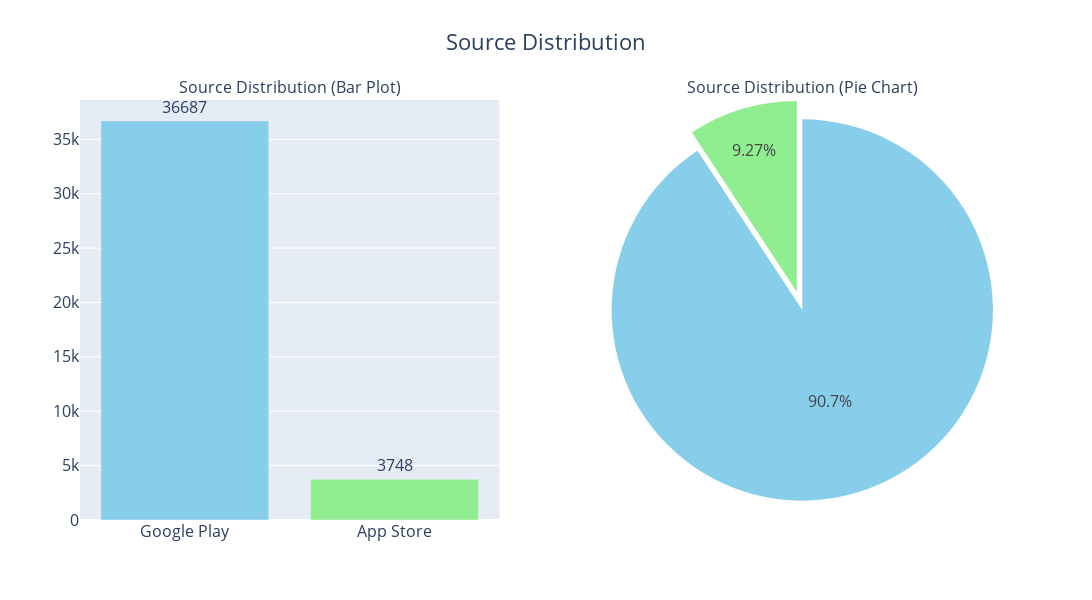

The code cell stored with this chart in its notebook:
### Code cell
#Let's check for source distribution between Google Play and App Store in the dataset:

# Getting the counts of each source
source_counts = data['source'].value_counts()

# Creating subplots: 1 row, 2 columns
fig = make_subplots(rows=1, cols=2, subplot_titles=('Source Distribution (Bar Plot)', 'Source Distribution (Pie Chart)'), specs=[[{"type": "xy"}, {"type": "domain"}]])

# Adding bar plot with text labels
fig.add_trace(go.Bar(x=source_counts.index, y=source_counts.values, marker_color=['skyblue', 'lightgreen'],
                     text=source_counts.values, textposition='outside'), row=1, col=1)

# Adding pie chart
fig.add_trace(go.Pie(labels=source_counts.index, values=source_counts.values, marker_colors=['skyblue', 'lightgreen'], pull=[0, 0.1]), row=1, col=2)

# Overall layout controller
fig.update_layout(
    title='Source Distribution',
    title_x=0.5,
    showlegend=False,
    width=1200,  
    height=600,  
    font=dict(size=16) 
)

fig.show()

### Figure 1 — Plotly figure (JSON) as saved in the notebook; plotly's stock layout.template omitted (floating-point values rounded to 4 significant figures)
{"data": [{"marker": {"color": ["skyblue", "lightgreen"]}, "text": [36687, 3748], "textposition": "outside", "type": "bar", "x": ["Google Play", "App Store"], "xaxis": "x", "y": [36687, 3748], "yaxis": "y"}, {"domain": {"x": [0.55, 1], "y": [0, 1]}, "labels": ["Google Play", "App Store"], "marker": {"colors": ["skyblue", "lightgreen"]}, "pull": [0, 0.1], "type": "pie", "values": [36687, 3748]}], "layout": {"annotations": [{"font": {"size": 16}, "showarrow": false, "text": "Source Distribution (Bar Plot)", "x": 0.225, "xanchor": "center", "xref": "paper", "y": 1, "yanchor": "bottom", "yref": "paper"}, {"font": {"size": 16}, "showarrow": false, "text": "Source Distribution (Pie Chart)", "x": 0.775, "xanchor": "center", "xref": "paper", "y": 1, "yanchor": "bottom", "yref": "paper"}], "font": {"size": 16}, "height": 600, "showlegend": false, "title": {"text": "Source Distribution", "x": 0.5}, "width": 1200, "xaxis": {"anchor": "y", "autorange": true, "domain": [0, 0.45], "range": [-0.5, 1.5], "type": "category"}, "yaxis": {"anchor": "x", "autorange": false, "domain": [0, 1], "range": [0, 38620.0], "type": "linear"}}}
